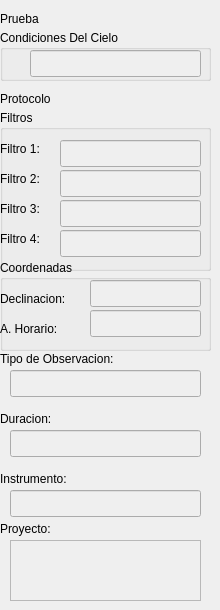
<?xml version="1.0" encoding="UTF-8"?>
<ui version="4.0">
 <class>FormPruebaData</class>
 <widget class="QWidget" name="FormPruebaData">
  <property name="geometry">
   <rect>
    <x>0</x>
    <y>0</y>
    <width>220</width>
    <height>610</height>
   </rect>
  </property>
  <property name="windowTitle">
   <string>Form</string>
  </property>
  <widget class="QGroupBox" name="groupBox">
   <property name="geometry">
    <rect>
     <x>0</x>
     <y>30</y>
     <width>211</width>
     <height>51</height>
    </rect>
   </property>
   <property name="title">
    <string>Condiciones Del Cielo</string>
   </property>
   <widget class="QLineEdit" name="lineEditCondiciones">
    <property name="enabled">
     <bool>false</bool>
    </property>
    <property name="geometry">
     <rect>
      <x>30</x>
      <y>20</y>
      <width>171</width>
      <height>27</height>
     </rect>
    </property>
   </widget>
  </widget>
  <widget class="QLabel" name="label">
   <property name="geometry">
    <rect>
     <x>0</x>
     <y>10</y>
     <width>61</width>
     <height>17</height>
    </rect>
   </property>
   <property name="styleSheet">
    <string notr="true">font: 75 12pt &quot;Arial&quot;;</string>
   </property>
   <property name="text">
    <string>Prueba</string>
   </property>
  </widget>
  <widget class="QLabel" name="label_8">
   <property name="geometry">
    <rect>
     <x>0</x>
     <y>410</y>
     <width>71</width>
     <height>17</height>
    </rect>
   </property>
   <property name="text">
    <string>Duracion:</string>
   </property>
  </widget>
  <widget class="QLineEdit" name="lineEditDuracion">
   <property name="enabled">
    <bool>false</bool>
   </property>
   <property name="geometry">
    <rect>
     <x>10</x>
     <y>430</y>
     <width>191</width>
     <height>27</height>
    </rect>
   </property>
  </widget>
  <widget class="QLabel" name="label_9">
   <property name="geometry">
    <rect>
     <x>0</x>
     <y>520</y>
     <width>91</width>
     <height>17</height>
    </rect>
   </property>
   <property name="text">
    <string>Proyecto:</string>
   </property>
  </widget>
  <widget class="QGroupBox" name="groupBox_4">
   <property name="geometry">
    <rect>
     <x>0</x>
     <y>260</y>
     <width>211</width>
     <height>91</height>
    </rect>
   </property>
   <property name="title">
    <string>Coordenadas</string>
   </property>
   <widget class="QLabel" name="label_5">
    <property name="geometry">
     <rect>
      <x>0</x>
      <y>30</y>
      <width>91</width>
      <height>17</height>
     </rect>
    </property>
    <property name="text">
     <string>Declinacion:</string>
    </property>
   </widget>
   <widget class="QLabel" name="label_6">
    <property name="geometry">
     <rect>
      <x>0</x>
      <y>60</y>
      <width>81</width>
      <height>17</height>
     </rect>
    </property>
    <property name="text">
     <string>A. Horario:</string>
    </property>
   </widget>
   <widget class="QLineEdit" name="lineEditDeclinacion">
    <property name="enabled">
     <bool>false</bool>
    </property>
    <property name="geometry">
     <rect>
      <x>90</x>
      <y>20</y>
      <width>111</width>
      <height>27</height>
     </rect>
    </property>
   </widget>
   <widget class="QLineEdit" name="lineEditAnguloHorario">
    <property name="enabled">
     <bool>false</bool>
    </property>
    <property name="geometry">
     <rect>
      <x>90</x>
      <y>50</y>
      <width>111</width>
      <height>27</height>
     </rect>
    </property>
   </widget>
  </widget>
  <widget class="QTextEdit" name="textEditProyecto">
   <property name="enabled">
    <bool>false</bool>
   </property>
   <property name="geometry">
    <rect>
     <x>10</x>
     <y>540</y>
     <width>191</width>
     <height>61</height>
    </rect>
   </property>
  </widget>
  <widget class="QLabel" name="label_10">
   <property name="geometry">
    <rect>
     <x>0</x>
     <y>470</y>
     <width>101</width>
     <height>17</height>
    </rect>
   </property>
   <property name="text">
    <string>Instrumento:</string>
   </property>
  </widget>
  <widget class="QLabel" name="label_7">
   <property name="geometry">
    <rect>
     <x>0</x>
     <y>350</y>
     <width>151</width>
     <height>17</height>
    </rect>
   </property>
   <property name="text">
    <string>Tipo de Observacion:</string>
   </property>
  </widget>
  <widget class="QLineEdit" name="lineEditTipoObservacion">
   <property name="enabled">
    <bool>false</bool>
   </property>
   <property name="geometry">
    <rect>
     <x>10</x>
     <y>370</y>
     <width>191</width>
     <height>27</height>
    </rect>
   </property>
  </widget>
  <widget class="QLineEdit" name="lineEditInstrumento">
   <property name="enabled">
    <bool>false</bool>
   </property>
   <property name="geometry">
    <rect>
     <x>10</x>
     <y>490</y>
     <width>191</width>
     <height>27</height>
    </rect>
   </property>
  </widget>
  <widget class="QGroupBox" name="groupBox_3">
   <property name="geometry">
    <rect>
     <x>0</x>
     <y>110</y>
     <width>211</width>
     <height>161</height>
    </rect>
   </property>
   <property name="title">
    <string>Filtros</string>
   </property>
   <widget class="QLabel" name="label_2">
    <property name="geometry">
     <rect>
      <x>0</x>
      <y>30</y>
      <width>61</width>
      <height>17</height>
     </rect>
    </property>
    <property name="text">
     <string>Filtro 1:</string>
    </property>
   </widget>
   <widget class="QLabel" name="label_3">
    <property name="geometry">
     <rect>
      <x>0</x>
      <y>60</y>
      <width>61</width>
      <height>17</height>
     </rect>
    </property>
    <property name="text">
     <string>Filtro 2:</string>
    </property>
   </widget>
   <widget class="QLabel" name="label_4">
    <property name="geometry">
     <rect>
      <x>0</x>
      <y>90</y>
      <width>61</width>
      <height>17</height>
     </rect>
    </property>
    <property name="text">
     <string>Filtro 3:</string>
    </property>
   </widget>
   <widget class="QLabel" name="label_11">
    <property name="geometry">
     <rect>
      <x>0</x>
      <y>120</y>
      <width>61</width>
      <height>17</height>
     </rect>
    </property>
    <property name="text">
     <string>Filtro 4:</string>
    </property>
   </widget>
   <widget class="QLineEdit" name="lineEditFiltro1">
    <property name="enabled">
     <bool>false</bool>
    </property>
    <property name="geometry">
     <rect>
      <x>60</x>
      <y>30</y>
      <width>141</width>
      <height>27</height>
     </rect>
    </property>
   </widget>
   <widget class="QLineEdit" name="lineEditFiltro2">
    <property name="enabled">
     <bool>false</bool>
    </property>
    <property name="geometry">
     <rect>
      <x>60</x>
      <y>60</y>
      <width>141</width>
      <height>27</height>
     </rect>
    </property>
   </widget>
   <widget class="QLineEdit" name="lineEditFiltro3">
    <property name="enabled">
     <bool>false</bool>
    </property>
    <property name="geometry">
     <rect>
      <x>60</x>
      <y>90</y>
      <width>141</width>
      <height>27</height>
     </rect>
    </property>
   </widget>
   <widget class="QLineEdit" name="lineEditFiltro4">
    <property name="enabled">
     <bool>false</bool>
    </property>
    <property name="geometry">
     <rect>
      <x>60</x>
      <y>120</y>
      <width>141</width>
      <height>27</height>
     </rect>
    </property>
   </widget>
  </widget>
  <widget class="QLabel" name="label_12">
   <property name="geometry">
    <rect>
     <x>0</x>
     <y>90</y>
     <width>81</width>
     <height>17</height>
    </rect>
   </property>
   <property name="styleSheet">
    <string notr="true">font: 75 12pt &quot;Arial&quot;;</string>
   </property>
   <property name="text">
    <string>Protocolo</string>
   </property>
  </widget>
 </widget>
 <resources/>
 <connections/>
</ui>
